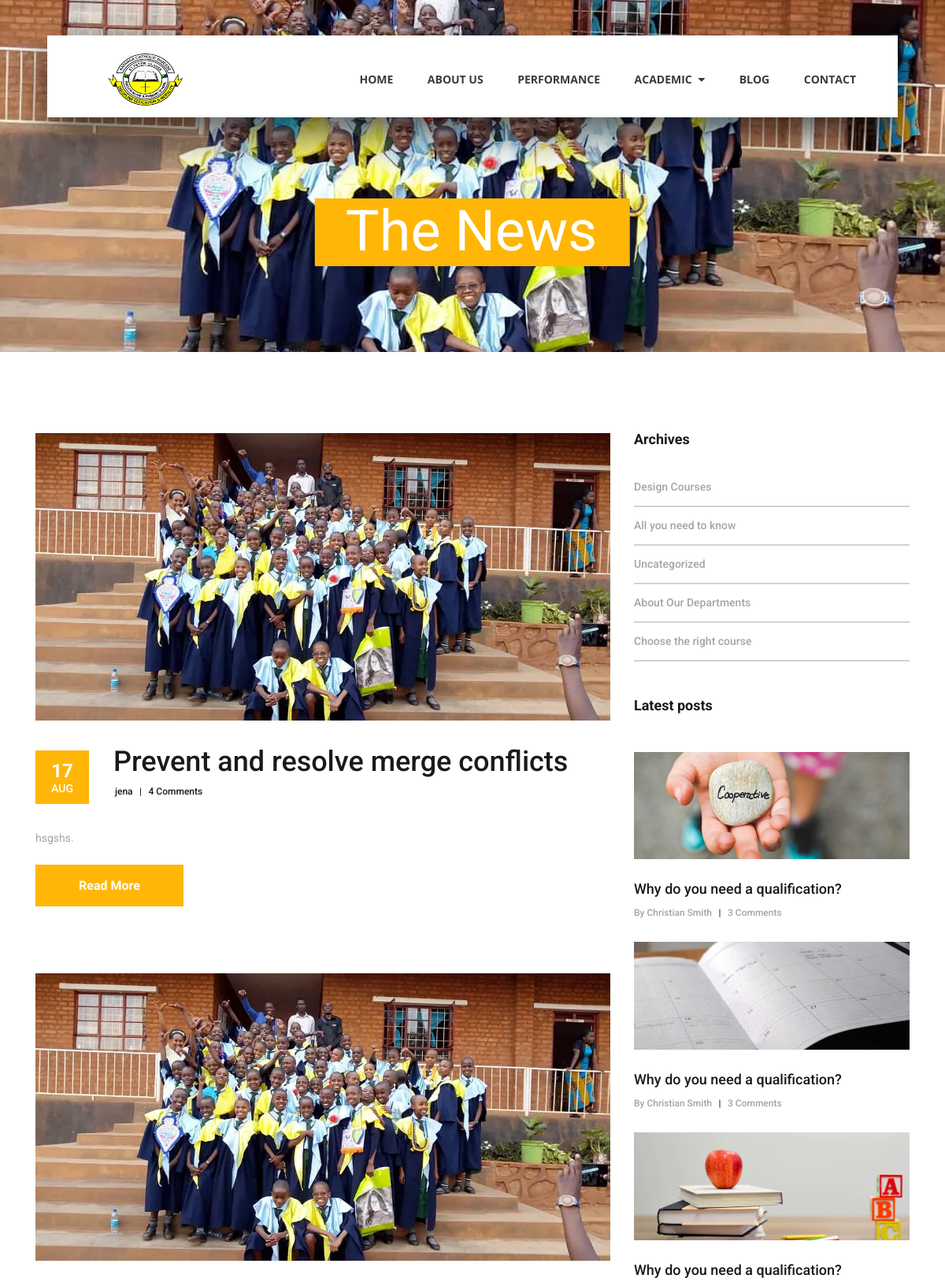
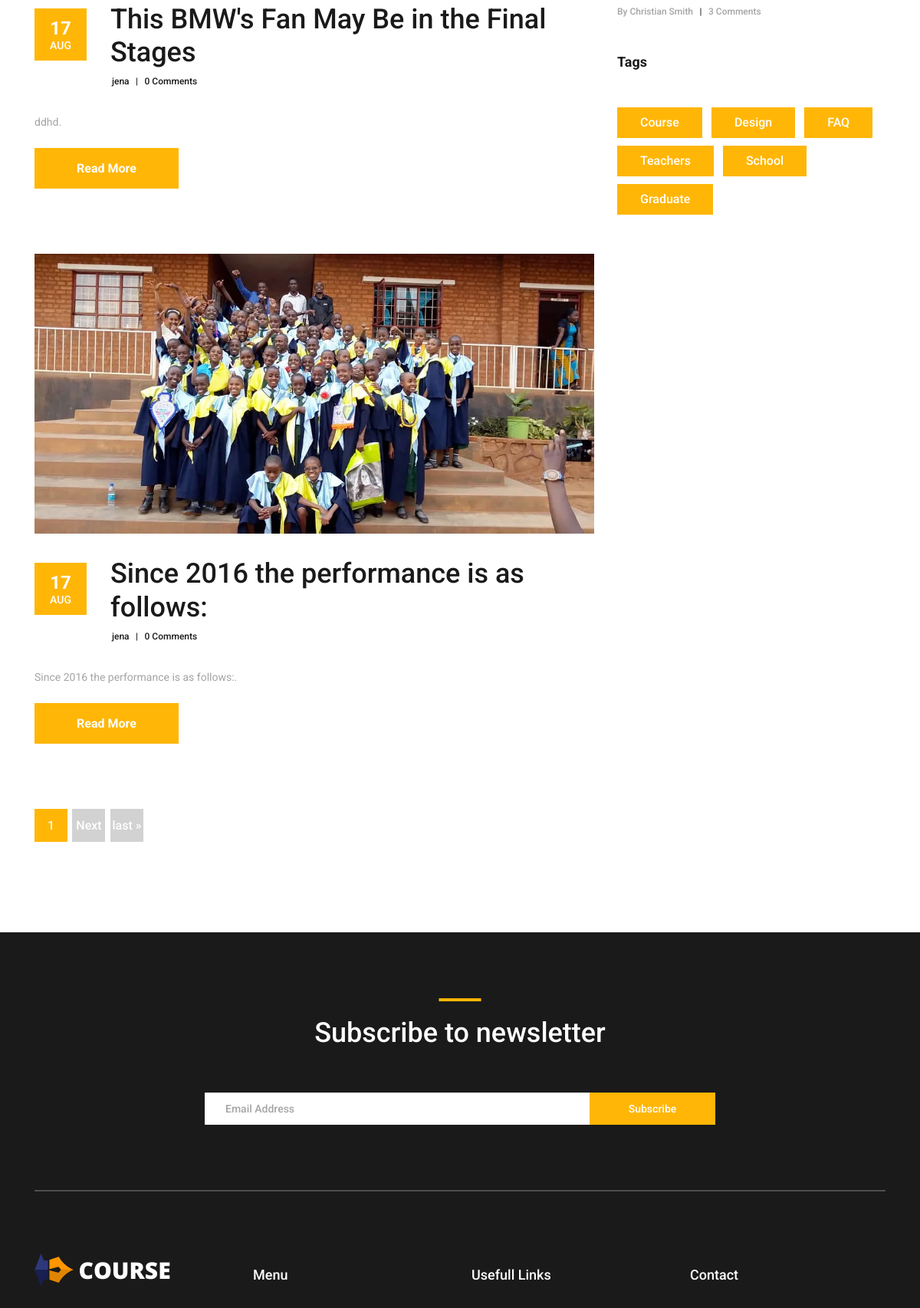
Screenshot of /blog/ (upper part) with the database file from the repository (2 pictures, top to bottom).
### core/models.py (models this page shows, shortened)
class blog(models.Model):
    title = models.CharField(max_length=300, null=True, blank=True)
    content = models.TextField(null=True, blank=True)
    created_on = models.DateTimeField(default=timezone.now)
    author = models.ForeignKey(settings.AUTH_USER_MODEL,
                               on_delete=models.CASCADE, null=True, blank=True)
    image = models.FileField(upload_to='blog', null=True, blank=True)
    class Meta:
        verbose_name_plural = 'Blog Post'

### core/views.py (the view)
# urls.py: path('blog/', views.PostView.as_view(), name='blog'),
class PostView(ListView):
    model = blog
    template_name = 'post.html'
    paginate_by = 3
    ordering = '-created_on'

### templates/post.html (shortened to what this page needs)
<!DOCTYPE html>
<html lang="en">
{% load static %}
{% load blogtags %}
<head>
<link rel="stylesheet" type="text/css" href="{% static 'styles/bootstrap4/bootstrap.min.css' %}">
<link href="{% static 'plugins/fontawesome-free-5.0.1/css/fontawesome-all.css' %}" rel="stylesheet" type="text/css">
<link rel="stylesheet" type="text/css" href="{% static 'styles/news_styles.css' %}">
<link rel="stylesheet" type="text/css" href="{% static 'styles/news_responsive.css' %}">
</head>
<body>
<div class="super_container">
{% include 'header.html' %}
	<div class="home">
		<div class="home_background_container prlx_parent">
			<div class="home_background prlx" style="background-image:url({% static 'img/6.webp' %})"></div>
		</div>
		<div class="home_content">
			<h1>The News</h1>
		</div>
	</div>
	<div class="news">
		<div class="container">
			<div class="row">
				<div class="col-lg-8">
					<div class="news_posts">
                         {% for object in object_list %}
                         <div class="news_post">
							<div class="news_post_image" >
								<img width="300px" height="100px"  src="{{object.image.url}}" class="img-fluid" alt="https://unsplash.com/@dsmacinnes">
							</div>
							<div class="news_post_top d-flex flex-column flex-sm-row">
								<div class="news_post_date_container">
									<div class="news_post_date d-flex flex-column align-items-center justify-content-center">
										<div>{{ object.created_on|date:" d " }}</div>
										<div>{{ object.created_on|date:" M " }}</div>
									</div>
								</div>
								<div class="news_post_title_container">
									<div class="news_post_title">
										<a href="news_post.html">{{ object.title}}</a>
									</div>
									<div class="news_post_meta">
										<span class="news_post_author"><a href="#">{{object.author}}</a></span>
										<span>|</span>
										<span class="news_post_comments"><a href="#">{{ object.comment_set.count }} Comments</a></span>
									</div>
								</div>
							</div>
							<div class="news_post_text">
								<p>{{object.content|safe|truncatechars:200}}.</p>
							</div>
							<div class="news_post_button text-center trans_200">
								<a href="{% url 'post_details' object.id %}">Read More</a>
							</div>
						</div>
                         {% endfor %}
					</div>
					<div class="news_page_nav">
						<ul>
							<li class="active text-center trans_200"><a href="?page=1">{{ page_obj.number }}</a>  </li>
                            {% if page_obj.has_next %}
                             <li class="text-center trans_200"><a href="?page={{ page_obj.next_page_number }}">Next</a></li>
							<li class="text-center trans_200"><a href="?page={{page_obj.paginator.num_pages }}">last &raquo;</a></li>
                            {% endif %}
						</ul>
					</div>
				</div>
				<div class="col-lg-4">
					<div class="sidebar">
						<div class="sidebar_section">
							<div class="sidebar_section_title">
								<h3>Archives</h3>
							</div>
							<ul class="sidebar_list">
								<li class="sidebar_list_item"><a href="#">Design Courses</a></li>
								<li class="sidebar_list_item"><a href="#">All you need to know</a></li>
								<li class="sidebar_list_item"><a href="#">Uncategorized</a></li>
								<li class="sidebar_list_item"><a href="#">About Our Departments</a></li>
								<li class="sidebar_list_item"><a href="#">Choose the right course</a></li>
							</ul>
						</div>
						<div class="sidebar_section">
							<div class="sidebar_section_title">
								<h3>Latest posts</h3>
							</div>
							<div class="latest_posts">
								<div class="latest_post">
									<div class="latest_post_image">
										<img src=" {% static 'images/latest_1.jpg' %}" alt="https://unsplash.com/@dsmacinnes">
									</div>
									<div class="latest_post_title"><a href="news_post.html">Why do you need a qualification?</a></div>
									<div class="latest_post_meta">
										<span class="latest_post_author"><a href="#">By Christian Smith</a></span>
										<span>|</span>
										<span class="latest_post_comments"><a href="#">3 Comments</a></span>
									</div>
								</div>
								<div class="latest_post">
									<div class="latest_post_image">
										<img src="{% static 'images/latest_2.jpg' %}" alt="https://unsplash.com/@erothermel">
									</div>
									<div class="latest_post_title"><a href="news_post.html">Why do you need a qualification?</a></div>
									<div class="latest_post_meta">
										<span class="latest_post_author"><a href="#">By Christian Smith</a></span>
										<span>|</span>
										<span class="latest_post_comments"><a href="#">3 Comments</a></span>
									</div>
								</div>
								<div class="latest_post">
									<div class="latest_post_image">
										<img src="{% static 'images/latest_3.jpg' %}" alt="https://unsplash.com/@element5digital">
									</div>
									<div class="latest_post_title"><a href="news_post.html">Why do you need a qualification?</a></div>
									<div class="latest_post_meta">
										<span class="latest_post_author"><a href="#">By Christian Smith</a></span>
										<span>|</span>
										<span class="latest_post_comments"><a href="#">3 Comments</a></span>
									</div>
								</div>
							</div>
						</div>
						<div class="sidebar_section">
							<div class="sidebar_section_title">
								<h3>Tags</h3>
							</div>
							<div class="tags d-flex flex-row flex-wrap">
								<div class="tag"><a href="#">Course</a></div>
								<div class="tag"><a href="#">Design</a></div>
								<div class="tag"><a href="#">FAQ</a></div>
								<div class="tag"><a href="#">Teachers</a></div>
								<div class="tag"><a href="#">School</a></div>
								<div class="tag"><a href="#">Graduate</a></div>
							</div>
						</div>
					</div>
				</div>
			</div>
		</div>
	</div>
	<footer class="footer">
		<div class="container">
			<div class="newsletter">
				<div class="row">
					<div class="col">
						<div class="section_title text-center">
							<h1>Subscribe to newsletter</h1>
						</div>
					</div>
				</div>
				<div class="row">
					<div class="col text-center">
						<div class="newsletter_form_container mx-auto">
							<form action="post">
								<div class="newsletter_form d-flex flex-md-row flex-column flex-xs-column align-items-center justify-content-center">
									<input id="newsletter_email" class="newsletter_email" type="email" placeholder="Email Address" required="required" data-error="Valid email is required.">
									<button id="newsletter_submit" type="submit" class="newsletter_submit_btn trans_300" value="Submit">Subscribe</button>
								</div>
							</form>
						</div>
					</div>
				</div>
			</div>
			<div class="footer_content">
				<div class="row">
					<div class="col-lg-3 footer_col">
						<div class="logo_container">
							<div class="logo">
								<img src="images/logo.png" alt="">
								<span>course</span>
							</div>
						</div>
					</div>
					<div class="col-lg-3 footer_col">
						<div class="footer_column_title">Menu</div>
					</div>
					<div class="col-lg-3 footer_col">
						<div class="footer_column_title">Usefull Links</div>
					</div>
					<div class="col-lg-3 footer_col">
						<div class="footer_column_title">Contact</div>
					</div>
				</div>
			</div>
		</div>
	</footer>
</div>
</body>
</html>

### rows the page displays
blog: image (picture), created_on "17", created_on "AUG", title "Prevent and resolve merge conflicts", author "jena", comment_set.count "4", content "hsgshs"
blog: image (picture), created_on "17", created_on "AUG", title "This BMW's Fan May Be in the Final Stages", author "jena", comment_set.count "0", content "ddhd"
blog: image (picture), created_on "17", created_on "AUG", title "Since 2016 the performance is as follows:", author "jena", comment_set.count "0", content "Since 2016 the performance is as follows:"

### other values shown
{{ page_obj.number }} "1"
